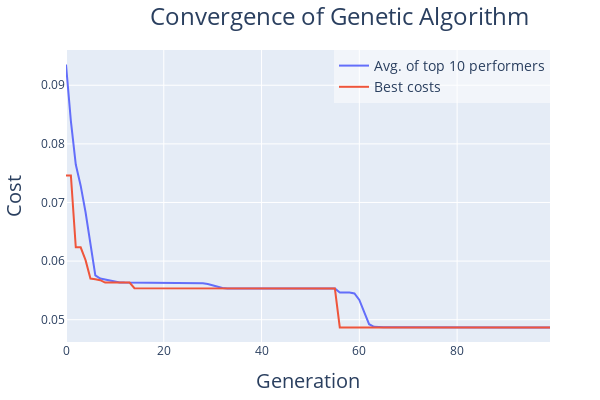

Notebook source saved alongside this figure:
### Markdown cell above
Plot the genetic algorithm convergence plot

### Code cell
visualizer.plot_optimization_results()
